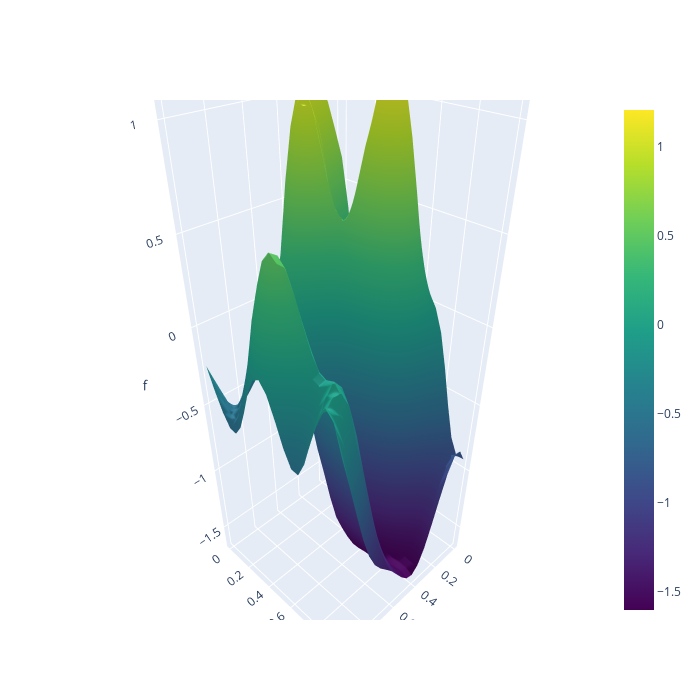

The cell this chart's notebook holds for it:
### Code cell
# 2次元の平均0のガウス過程からのサンプリング
def sample_2d(kernel, n_samples, n_points, epsilon = 1e-6):
    xx1 = np.linspace(0, 1, n_points)
    xx2 = np.linspace(0, 1, n_points)
    XX1, XX2 = np.meshgrid(xx1, xx2)
    grid_points = np.hstack([XX1.reshape(-1, 1), XX2.reshape(-1, 1)])
    K = kernel_matrix(grid_points, kernel)
    K_stable = K + epsilon * np.eye(K.shape[0]) # 対角成分に小さな値を加えて計算を安定化(正定値になるようにする)
    sns.heatmap(K_stable, cmap='Blues')

    sample = np.random.normal(size=(n_samples, grid_points.shape[0]))
    # L = np.linalg.cholesky(K)
    L = np.linalg.cholesky(K_stable)
    yy_2d = L @ sample.T

    return grid_points, yy_2d

n_points = 21
n_samples = 1
params = [1.0, 0.04/0.5]  # RBFカーネルのパラメータ
grid_points_2d, yy_2d = sample_2d(kgauss(params), n_samples, n_points)
fig = go.Figure(data=go.Surface(
    z=yy_2d.reshape(n_points, n_points), 
    x=grid_points_2d[:, 0].reshape(n_points, n_points), 
    y=grid_points_2d[:, 1].reshape(n_points, n_points), 
    colorscale='viridis'))
fig.update_layout(scene=dict(xaxis_title='x1', yaxis_title='x2', zaxis_title='f'), width=700, height=700)
fig.show()

# 可視化
plt.figure(figsize=(6, 5))
plt.contourf(grid_points_2d[:, 0].reshape(n_points, n_points), 
             grid_points_2d[:, 1].reshape(n_points, n_points), 
             yy_2d.reshape(n_points, n_points), 
             levels=30, cmap='viridis')
plt.colorbar(label='Density')
plt.title("Sampled 2D PDF from GP")
plt.xlabel("x")
plt.ylabel("y")
plt.axis('equal')
plt.show()

### Figure 1 — Plotly figure (JSON) as saved in the notebook; plotly's stock layout.template omitted (floating-point values rounded to 4 significant figures; data arrays with more than 128 entries replaced by an {"elided": "..."} marker saying what was removed)
{"data": [{"colorscale": [[0, "#440154"], [0.1111, "#482878"], [0.2222, "#3e4989"], [0.3333, "#31688e"], [0.4444, "#26828e"], [0.5556, "#1f9e89"], [0.6667, "#35b779"], [0.7778, "#6ece58"], [0.8889, "#b5de2b"], [1, "#fde725"]], "type": "surface", "x": {"elided": "21x21 float values"}, "y": {"elided": "21x21 float values"}, "z": {"elided": "21x21 float values"}}], "layout": {"height": 700, "scene": {"xaxis": {"title": {"text": "x1"}}, "yaxis": {"title": {"text": "x2"}}, "zaxis": {"title": {"text": "f"}}}, "width": 700}}
